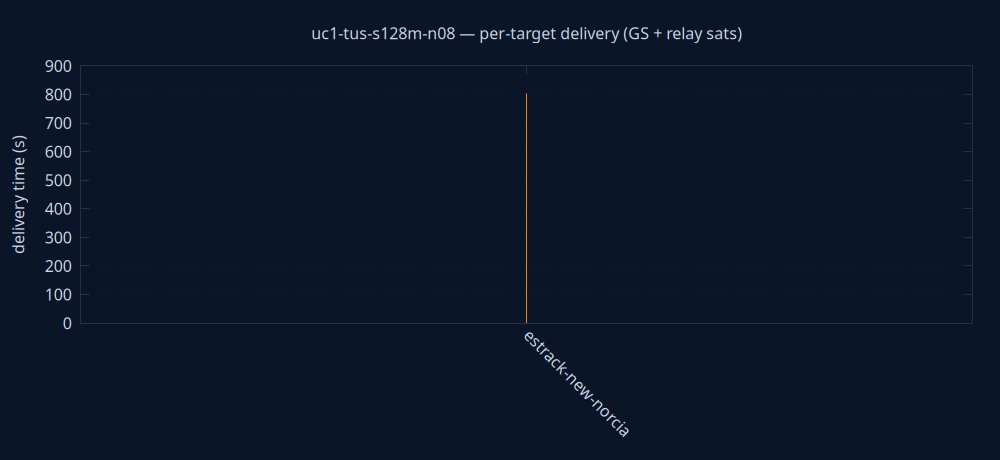

The gnuplot source for this figure:
set terminal pngcairo size 1000,460 background rgb '#0a1628'
set output 'delivery.png'
set style fill solid 0.8
set boxwidth 0.7 relative
set border lc rgb '#22304a'
set grid ytics lc rgb '#22304a'
set yrange [0:*]
set ylabel 'delivery time (s)' textcolor rgb '#cdd7ea'
set xtics rotate by -45 textcolor rgb '#cdd7ea'
set ytics textcolor rgb '#cdd7ea'
set title 'uc1-tus-s128m-n08 — per-target delivery (GS + relay sats)' textcolor rgb '#cdd7ea'
plot 'delivery.dat' using 0:2:3:xtic(1) with boxes lc rgb variable notitle
